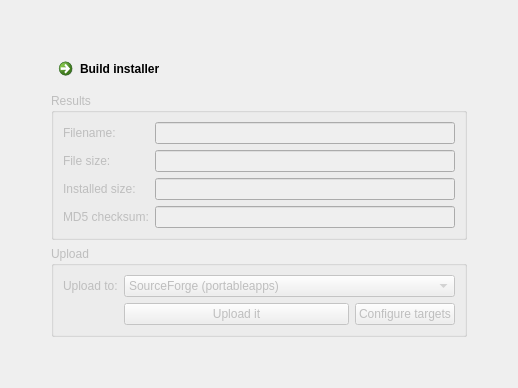
      <widget class="QWidget" name="page_publish">
       <layout class="QHBoxLayout" name="horizontalLayout_6">
        <item>
         <spacer name="horizontalSpacer">
          <property name="orientation">
           <enum>Qt::Horizontal</enum>
          </property>
          <property name="sizeHint" stdset="0">
           <size>
            <width>40</width>
            <height>20</height>
           </size>
          </property>
         </spacer>
        </item>
        <item>
         <layout class="QVBoxLayout" name="_4">
          <item>
           <spacer name="verticalSpacer_2">
            <property name="orientation">
             <enum>Qt::Vertical</enum>
            </property>
            <property name="sizeHint" stdset="0">
             <size>
              <width>20</width>
              <height>40</height>
             </size>
            </property>
           </spacer>
          </item>
          <item>
           <widget class="QCommandLinkButton" name="build_installer">
            <property name="text">
             <string>Build installer</string>
            </property>
           </widget>
          </item>
          <item>
           <widget class="QGroupBox" name="groupBox_4">
            <property name="enabled">
             <bool>false</bool>
            </property>
            <property name="title">
             <string>Results</string>
            </property>
            <layout class="QFormLayout" name="formLayout_6">
             <item row="0" column="0">
              <widget class="QLabel" name="label_3">
               <property name="text">
                <string>Filename:</string>
               </property>
              </widget>
             </item>
             <item row="0" column="1">
              <widget class="QLineEdit" name="installer_filename">
               <property name="minimumSize">
                <size>
                 <width>300</width>
                 <height>0</height>
                </size>
               </property>
               <property name="readOnly">
                <bool>true</bool>
               </property>
              </widget>
             </item>
             <item row="1" column="0">
              <widget class="QLabel" name="label_4">
               <property name="text">
                <string>File size:</string>
               </property>
              </widget>
             </item>
             <item row="1" column="1">
              <widget class="QLineEdit" name="installer_size">
               <property name="readOnly">
                <bool>true</bool>
               </property>
              </widget>
             </item>
             <item row="2" column="0">
              <widget class="QLabel" name="label_5">
               <property name="text">
                <string>Installed size:</string>
               </property>
              </widget>
             </item>
             <item row="2" column="1">
              <widget class="QLineEdit" name="installer_size_installed">
               <property name="readOnly">
                <bool>true</bool>
               </property>
              </widget>
             </item>
             <item row="3" column="0">
              <widget class="QLabel" name="label_2">
               <property name="text">
                <string>MD5 checksum:</string>
               </property>
              </widget>
             </item>
             <item row="3" column="1">
              <widget class="QLineEdit" name="installer_md5">
               <property name="readOnly">
                <bool>true</bool>
               </property>
              </widget>
             </item>
            </layout>
           </widget>
          </item>
          <item>
           <widget class="QGroupBox" name="groupbox_upload">
            <property name="enabled">
             <bool>false</bool>
            </property>
            <property name="title">
             <string>Upload</string>
            </property>
            <layout class="QHBoxLayout" name="_3" stretch="0">
             <item>
              <layout class="QGridLayout" name="gridLayout_2" columnstretch="0,1,0">
               <item row="2" column="2">
                <widget class="QPushButton" name="pushButton">
                 <property name="text">
                  <string>Configure targets</string>
                 </property>
                </widget>
               </item>
               <item row="1" column="1" colspan="2">
                <widget class="QComboBox" name="upload_to">
                 <item>
                  <property name="text">
                   <string>SourceForge (portableapps)</string>
                  </property>
                 </item>
                 <item>
                  <property name="text">
                   <string>portableapps.chrismorgan.info</string>
                  </property>
                 </item>
                </widget>
               </item>
               <item row="1" column="0">
                <widget class="QLabel" name="label_10">
                 <property name="text">
                  <string>Upload to:</string>
                 </property>
                </widget>
               </item>
               <item row="2" column="1">
                <widget class="QPushButton" name="pushButton_2">
                 <property name="text">
                  <string>Upload it</string>
                 </property>
                </widget>
               </item>
              </layout>
             </item>
            </layout>
           </widget>
          </item>
          <item>
           <spacer name="verticalSpacer">
            <property name="orientation">
             <enum>Qt::Vertical</enum>
            </property>
            <property name="sizeHint" stdset="0">
             <size>
              <width>20</width>
              <height>40</height>
             </size>
            </property>
           </spacer>
          </item>
         </layout>
        </item>
        <item>
         <spacer name="horizontalSpacer_2">
          <property name="orientation">
           <enum>Qt::Horizontal</enum>
          </property>
          <property name="sizeHint" stdset="0">
           <size>
            <width>40</width>
            <height>20</height>
           </size>
          </property>
         </spacer>
        </item>
       </layout>
      </widget>
